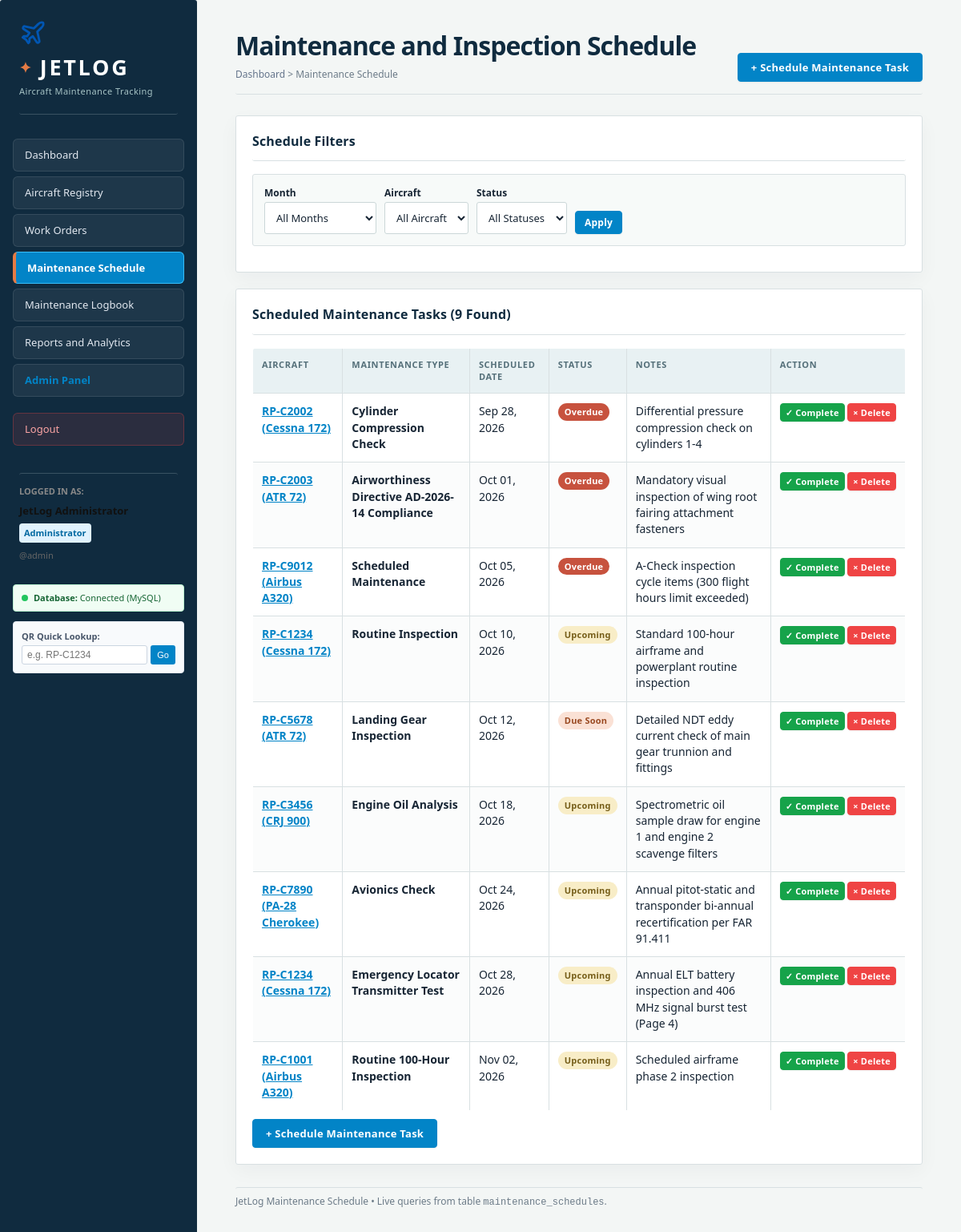
The page /schedule.php (signed in) on the database its author committed.
### tables this page shows
CREATE TABLE `maintenance_schedules` (
  `schedule_id` INT UNSIGNED NOT NULL AUTO_INCREMENT,
  `aircraft_id` INT UNSIGNED NOT NULL,
  `maintenance_type` VARCHAR(150) NOT NULL COMMENT 'e.g. Routine Inspection, Landing Gear Inspection, Scheduled Maintenance',
  `scheduled_date` DATE NOT NULL,
  `due_date` DATE NULL,
  `status` ENUM('Upcoming', 'Due Soon', 'Overdue', 'Completed', 'Cancelled') NOT NULL DEFAULT 'Upcoming',
  `linked_work_order_id` INT UNSIGNED NULL,
  `notes` TEXT NULL,
  `created_at` TIMESTAMP NOT NULL DEFAULT CURRENT_TIMESTAMP,
  `updated_at` TIMESTAMP NOT NULL DEFAULT CURRENT_TIMESTAMP ON UPDATE CURRENT_TIMESTAMP,
  PRIMARY KEY (`schedule_id`),
  CONSTRAINT `fk_sched_aircraft` FOREIGN KEY (`aircraft_id`) REFERENCES `aircraft` (`aircraft_id`) ON DELETE RESTRICT ON UPDATE CASCADE,
  CONSTRAINT `fk_sched_wo` FOREIGN KEY (`linked_work_order_id`) REFERENCES `work_orders` (`work_order_id`) ON DELETE SET NULL ON UPDATE CASCADE,
  INDEX `idx_sched_date` (`scheduled_date`),
  INDEX `idx_sched_status` (`status`)
);

CREATE TABLE `aircraft` (
  `aircraft_id` INT UNSIGNED NOT NULL AUTO_INCREMENT,
  `registration_number` VARCHAR(20) NOT NULL UNIQUE COMMENT 'e.g. RP-C1234, RP-C5678',
  `model` VARCHAR(100) NOT NULL COMMENT 'e.g. Cessna 172, ATR 72, Airbus A320, CRJ 900, PA-28 Cherokee',
  `manufacturer` VARCHAR(100) NOT NULL COMMENT 'Airbus, ATR, Bombardier, Cessna, Piper',
  `status` ENUM('Available', 'Under Maintenance', 'Inspection Due', 'AOG', 'Decommissioned') NOT NULL DEFAULT 'Available',
  `serial_number` VARCHAR(60) NULL,
  `year_manufactured` YEAR NULL,
  `total_flight_hours` DECIMAL(10, 2) NOT NULL DEFAULT 0.00,
  `total_flight_cycles` INT UNSIGNED NOT NULL DEFAULT 0,
  `location` VARCHAR(100) NOT NULL DEFAULT 'Hangar 1',
  `qr_code_token` VARCHAR(64) NOT NULL UNIQUE COMMENT 'Unique token encoded into QR code for mobile scanning',
  `created_at` TIMESTAMP NOT NULL DEFAULT CURRENT_TIMESTAMP,
  `updated_at` TIMESTAMP NOT NULL DEFAULT CURRENT_TIMESTAMP ON UPDATE CURRENT_TIMESTAMP,
  PRIMARY KEY (`aircraft_id`),
  INDEX `idx_aircraft_reg` (`registration_number`),
  INDEX `idx_aircraft_status` (`status`),
  INDEX `idx_aircraft_manufacturer` (`manufacturer`),
  INDEX `idx_aircraft_model` (`model`)
);

### schedule.php (the view, shortened to what this page needs)
<?php
$pdo = getDbConnection();
$filterStatus = trim($_GET['status'] ?? 'All Statuses');
$filterMonth = trim($_GET['month'] ?? 'All Months');
$sql = '
    SELECT
        ms.*,
        a.registration_number AS aircraft_registration,
        a.model AS aircraft_model
    FROM maintenance_schedules ms
    JOIN aircraft a ON ms.aircraft_id = a.aircraft_id
    WHERE 1=1
';
$params = [];
$sql .= ' ORDER BY ms.scheduled_date ASC, ms.schedule_id DESC';
$stmt = $pdo->prepare($sql);
$stmt->execute($params);
$schedules = $stmt->fetchAll();
?>
<!DOCTYPE html>
<html lang="en">
<head>
<link rel="stylesheet" href="styles.css">
</head>
<body>
<div class="layout">
  <?php include __DIR__ . '/navbar.php'; ?>
  <main class="main">
    <div class="page-header" style="display:flex; justify-content:space-between; align-items:flex-end;">
      <div>
        <h1>Maintenance and Inspection Schedule</h1>
        <div class="breadcrumb">
          <a href="dashboard.php" style="color:#64748b; text-decoration:none;">Dashboard</a> &gt; Maintenance Schedule
        </div>
      </div>
      <div>
        <button class="btn" onclick="openScheduleModal()" style="background:#0284c7; color:#fff; border-color:#0284c7; cursor:pointer;">
          + Schedule Maintenance Task
        </button>
      </div>
    </div>
    <div class="panel">
      <h2>Schedule Filters</h2>
      <form method="GET" action="schedule.php" class="filter-bar">
        <div class="filter-item">
          <label for="month">Month</label>
          <select id="month" name="month">
            <option value="All Months" <?= $filterMonth === 'All Months' ? 'selected' : '' ?>>All Months</option>
          </select>
        </div>
        <div class="filter-item">
          <label for="aircraft">Aircraft</label>
          <select id="aircraft" name="aircraft">
            <option value="All Aircraft">All Aircraft</option>
          </select>
        </div>
        <div class="filter-item">
          <label for="status">Status</label>
          <select id="status" name="status">
            <option value="All Statuses" <?= $filterStatus === 'All Statuses' ? 'selected' : '' ?>>All Statuses</option>
          </select>
        </div>
        <div class="filter-item" style="display:flex; gap:6px; align-items:flex-end;">
          <button type="submit" class="btn small" style="cursor:pointer;">Apply</button>
        </div>
      </form>
    </div>
    <div class="panel">
      <h2>Scheduled Maintenance Tasks (<?= count($schedules) ?> Found)</h2>
      <table class="wire">
        <thead>
          <tr>
            <th>Aircraft</th>
            <th>Maintenance Type</th>
            <th>Scheduled Date</th>
            <th>Status</th>
            <th>Notes</th>
            <th>Action</th>
          </tr>
        </thead>
        <tbody>
          <?php if (!empty($schedules)): ?>
            <?php foreach ($schedules as $sched): ?>
              <tr>
                <td>
                  <a href="aircraft-profile.php?reg=<?= urlencode($sched['aircraft_registration']) ?>" style="font-weight:600; color:#0284c7;">
                    <?= htmlspecialchars($sched['aircraft_registration']) ?> (<?= htmlspecialchars($sched['aircraft_model']) ?>)
                  </a>
                </td>
                <td><strong><?= htmlspecialchars($sched['maintenance_type']) ?></strong></td>
                <td><?= date('M d, Y', strtotime($sched['scheduled_date'])) ?></td>
                <td>
                  <?php
                    $scClass = match($sched['status']) {
                      'Overdue' => 'status-overdue',
                      'Due Soon' => 'status-due-soon',
                      'Completed' => 'status-completed',
                      default => 'status-upcoming',
                    };
                  ?>
                  <span class="status <?= $scClass ?>"><?= htmlspecialchars($sched['status']) ?></span>
                </td>
                <td><?= htmlspecialchars($sched['notes'] ?? 'Standard interval check') ?></td>
                <td style="white-space:nowrap;">
                  <?php if ($sched['status'] !== 'Completed'): ?>
                    <form method="POST" action="schedule.php" style="display:inline;">
                      <button type="submit" class="btn small" style="background:#16a34a; color:#fff; border-color:#16a34a; font-size:11px; padding:3px 6px; cursor:pointer;" title="Mark task complete">
                        &check; Complete
                      </button>
                    </form>
                  <?php else: ?>
                    <span style="color:#16a34a; font-size:12px; margin-right:4px;">Completed</span>
                  <?php endif; ?>
                  <form method="POST" action="schedule.php" style="display:inline;" onsubmit="return confirm('Are you sure you want to permanently delete this scheduled maintenance task for <?= htmlspecialchars($sched['aircraft_registration']) ?>?');">
                    <button type="submit" class="btn small" style="background:#ef4444; color:#fff; border-color:#ef4444; font-size:11px; padding:3px 6px; cursor:pointer;" title="Permanently delete from database">
                      &times; Delete
                    </button>
                  </form>
                </td>
              </tr>
            <?php endforeach; ?>
          <?php else: ?>
            <tr>
              <td colspan="6" style="text-align:center; color:#64748b; padding:20px;">No scheduled maintenance tasks found for current criteria.</td>
            </tr>
          <?php endif; ?>
        </tbody>
      </table>
      <div class="panel-actions">
        <button class="btn" onclick="openScheduleModal()" style="cursor:pointer;">+ Schedule Maintenance Task</button>
      </div>
    </div>
    <div class="footer-note">
      JetLog Maintenance Schedule &bull; Live queries from table <code>maintenance_schedules</code>.
    </div>
  </main>
</div>
</body>
</html>

### rows shown on the page
maintenance_schedules: aircraft.registration_number "RP-C2002", aircraft.model "Cessna 172", maintenance_type "Cylinder Compression Check", scheduled_date "Sep 28, 2026", status "Overdue", notes "Differential pressure compression check on cylinders 1-4"
maintenance_schedules: aircraft.registration_number "RP-C2003", aircraft.model "ATR 72", maintenance_type "Airworthiness Directive AD-2026-14 Compliance", scheduled_date "Oct 01, 2026", status "Overdue", notes "Mandatory visual inspection of wing root fairing attachment fasteners"
maintenance_schedules: aircraft.registration_number "RP-C9012", aircraft.model "Airbus A320", maintenance_type "Scheduled Maintenance", scheduled_date "Oct 05, 2026", status "Overdue", notes "A-Check inspection cycle items (300 flight hours limit exceeded)"
maintenance_schedules: aircraft.registration_number "RP-C1234", aircraft.model "Cessna 172", maintenance_type "Routine Inspection", scheduled_date "Oct 10, 2026", status "Upcoming", notes "Standard 100-hour airframe and powerplant routine inspection"
maintenance_schedules: aircraft.registration_number "RP-C5678", aircraft.model "ATR 72", maintenance_type "Landing Gear Inspection", scheduled_date "Oct 12, 2026", status "Due Soon", notes "Detailed NDT eddy current check of main gear trunnion and fittings"
maintenance_schedules: aircraft.registration_number "RP-C3456", aircraft.model "CRJ 900", maintenance_type "Engine Oil Analysis", scheduled_date "Oct 18, 2026", status "Upcoming", notes "Spectrometric oil sample draw for engine 1 and engine 2 scavenge filters"
maintenance_schedules: aircraft.registration_number "RP-C7890", aircraft.model "PA-28 Cherokee", maintenance_type "Avionics Check", scheduled_date "Oct 24, 2026", status "Upcoming", notes "Annual pitot-static and transponder bi-annual recertification per FAR 91.411"
maintenance_schedules: aircraft.registration_number "RP-C1234", aircraft.model "Cessna 172", maintenance_type "Emergency Locator Transmitter Test", scheduled_date "Oct 28, 2026", status "Upcoming", notes "Annual ELT battery inspection and 406 MHz signal burst test (Page 4)"
maintenance_schedules: aircraft.registration_number "RP-C1001", aircraft.model "Airbus A320", maintenance_type "Routine 100-Hour Inspection", scheduled_date "Nov 02, 2026", status "Upcoming", notes "Scheduled airframe phase 2 inspection"

### other values the page prints
$currentUser['role'] "Administrator"
$currentUser['username'] "admin"
count($schedules) "9"
